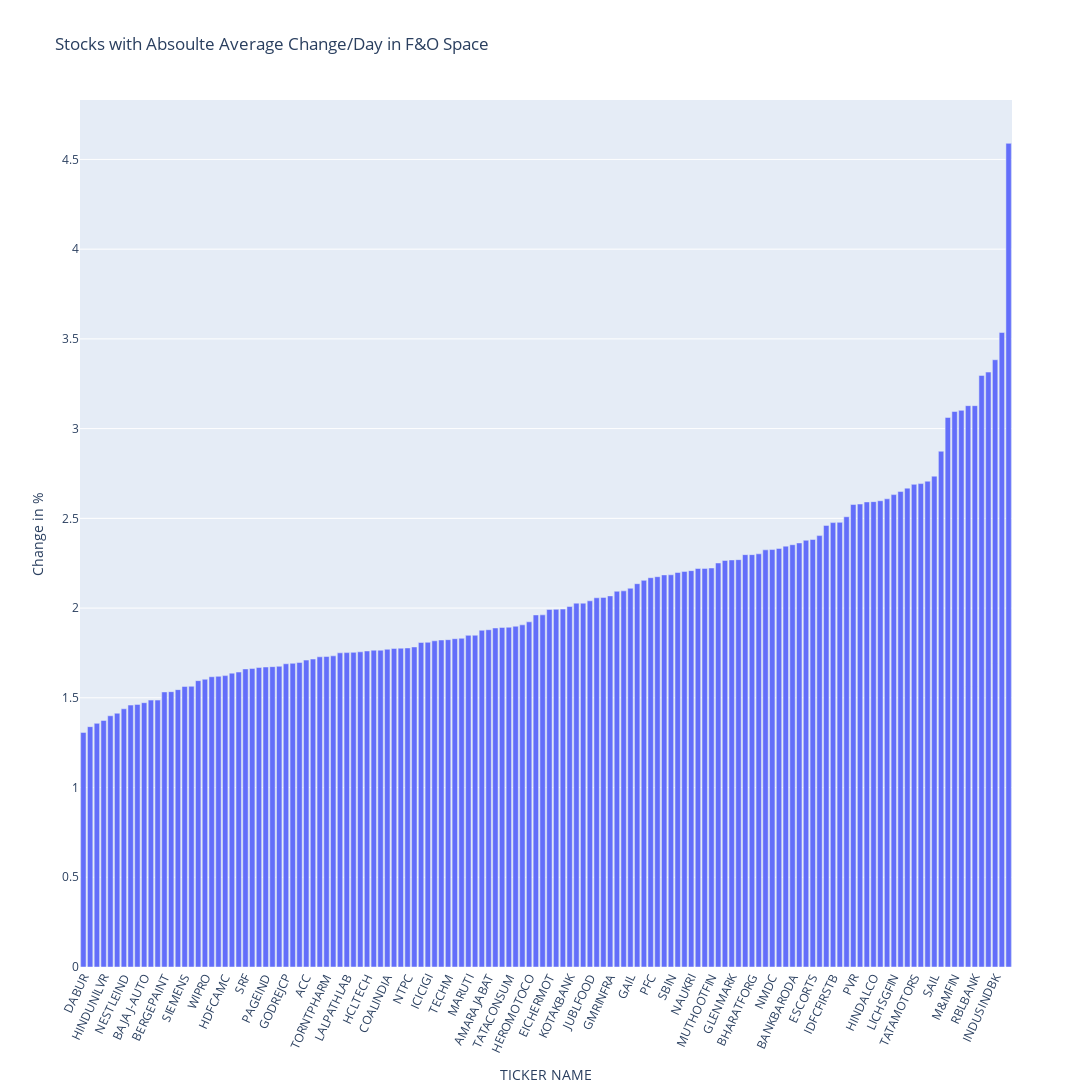

The code cell stored with this chart in its notebook:
### Code cell
# MOST VOLATILE STOCKS
fig = go.Figure()
fig.add_trace(
    go.Bar(y=stocks_mean,x=stocks,name='NNF10')
)

fig.update_layout(height=1200, width=2500, 
                  title_text="Stocks with Absoulte Average Change/Day in F&O Space",
                  yaxis_title="Change in %",
                  xaxis_title="TICKER NAME")
fig.update_xaxes(tickangle=-65)

### Figure 1 — Plotly figure (JSON) as saved in the notebook; plotly's stock layout.template omitted (floating-point values rounded to 4 significant figures; data arrays with more than 128 entries replaced by an {"elided": "..."} marker saying what was removed)
{"data": [{"name": "NNF10", "type": "bar", "x": {"elided": "138 str values"}, "y": {"elided": "138 float values"}}], "layout": {"height": 1200, "title": {"text": "Stocks with Absoulte Average Change/Day in F&O Space"}, "width": 2500, "xaxis": {"tickangle": -65, "title": {"text": "TICKER NAME"}}, "yaxis": {"title": {"text": "Change in %"}}}}
